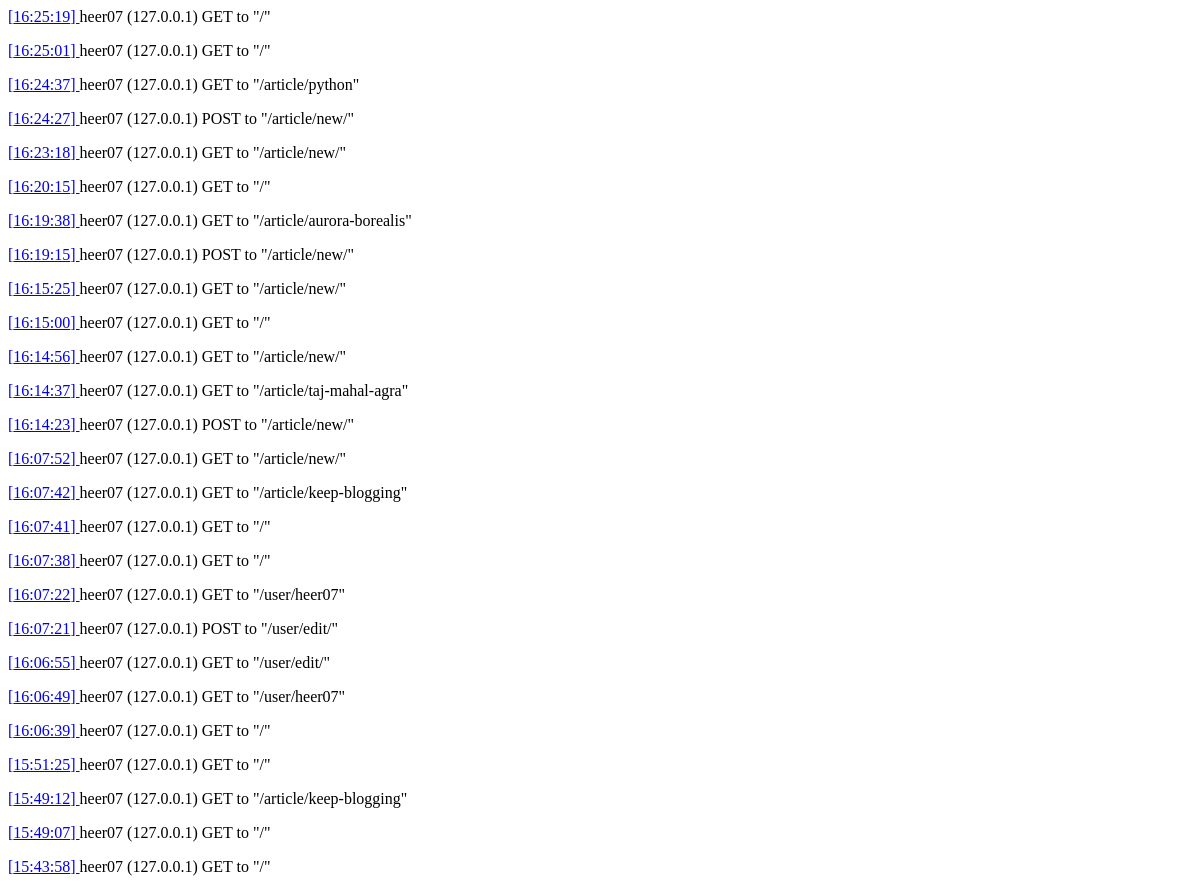
Before: /logs/list/ (signed in, upper part) with the older database file.
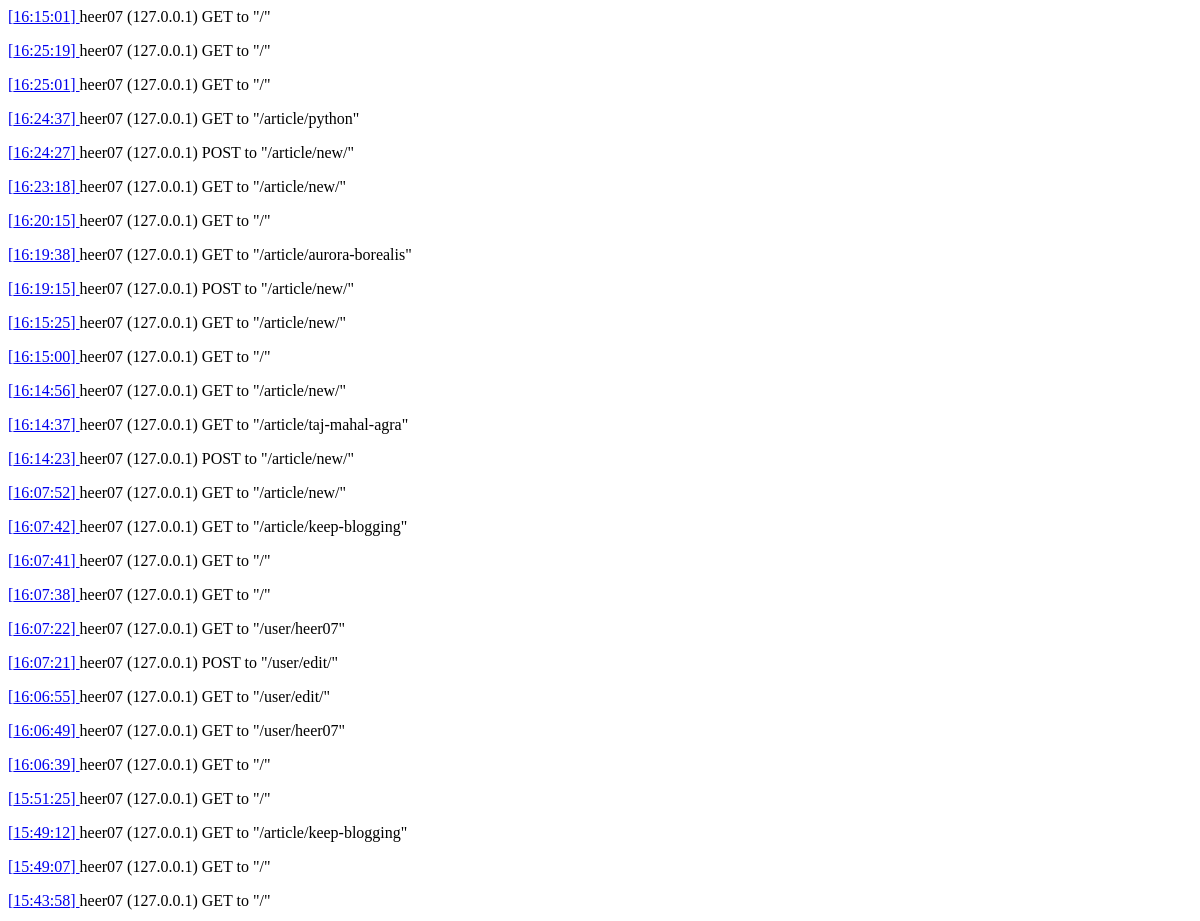
After: the same page with the newer database file.
### engine/models.py (models this page shows, shortened)
class Log(models.Model):
    ip = models.GenericIPAddressField()
    author = models.CharField(max_length=500, default="Anonymouse")
    method = models.TextField()
    path = models.TextField()
    body = models.TextField()
    cookies = models.TextField()
    meta = models.TextField()
    date = models.DateTimeField(default=timezone.now)

### engine/views.py (the view)
class LogsListView(StaffRequiredMixin, generic.ListView):
    model = Log
    context_object_name = 'logs'
    template_name = 'engine/logs_list.html'
    def get_queryset(self):
        filters = self.request.GET.get('filter')
        if filters == "path":
            return self.model.objects.filter(path=self.request.GET.get(filters)).order_by('-date')[0:500]
        if filters == "ip":
            return self.model.objects.filter(ip=self.request.GET.get(filters)).order_by('-date')[0:500]
        if filters == "author":
            return self.model.objects.filter(author=self.request.GET.get(filters)).order_by('-date')[0:500]
        if filters == "data":
            return self.model.objects.filter(data=self.request.GET.get(filters)).order_by('-date')[0:500]
        return self.model.objects.all().order_by('-date')[0:500]

### engine/views.py (called while the page is built)
    def dispatch(self, request, *args, **kwargs):
        if not request.user.is_staff:
            return self.handle_no_permission()
        return super(StaffRequiredMixin, self).dispatch(request, *args, **kwargs)

### engine/templates/engine/logs_list.html (shortened to what this page needs)
{% block logs %}
    {% for log in logs %}
        <p {% if log.author == "admin" %} style="color:#00ad7a"{% endif %}>
            <a href="{% url "logs_detail" log.pk %}">
                [{{ log.date|date:"G:i:s" }}]
                <a onclick="document.location='?filter=author&author={{ log.author }}'">{{ log.author }}</a>
                (<a onclick="document.location='?filter=ip&ip={{ log.ip }}'">{{ log.ip }}</a>)
                {{ log.method }}
                <a onclick="document.location='?filter=path&path={{ log.path }}'">to "{{ log.path }}"</a>
            </a>
        </p>
    {% endfor %}
{% endblock %}

Changed rows visible on the page:
added Log: date "16:15:01", author "heer07", ip "127.0.0.1", method "GET", path "/"
